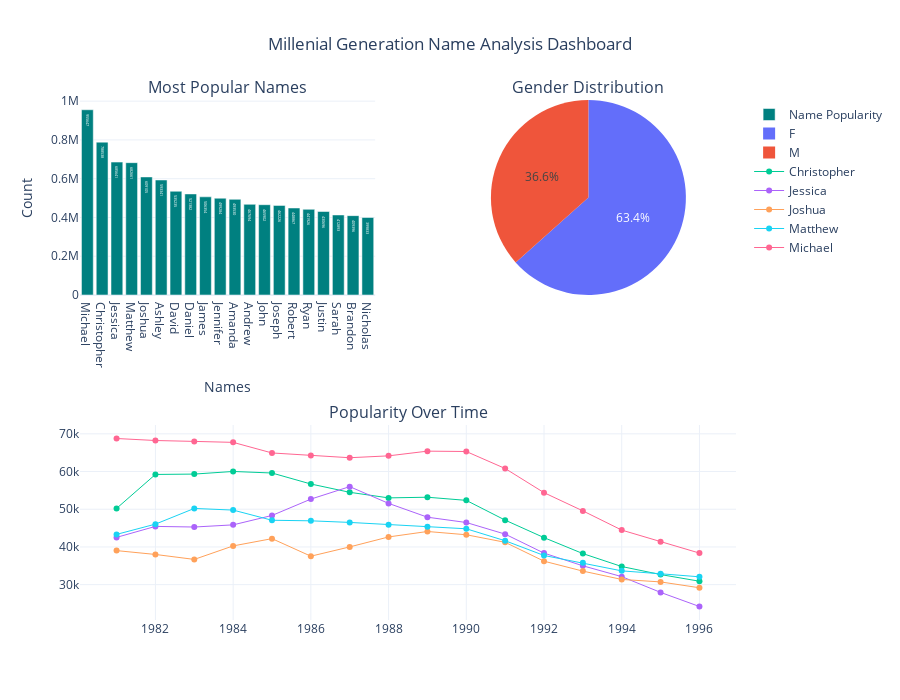

The notebook cell this image was saved under:
### Markdown cell above
## Millennial Generation (1981 - 1996)

### Code cell
# Filter the DataFrame for The Millennial Generation years
df_millennial_generation = df_baby_names[["Name", "Year", "Gender", "Count"]][
    (df_baby_names.Year >= 1981) & (df_baby_names.Year <= 1996)
]

# Group by "Name" and "Gender" to calculate the total count for each gender
grouped = df_millennial_generation.groupby(["Name", "Gender"], as_index=False).agg({"Count": "sum"})

# Find the most popular gender for each name
most_popular_gender = (
    grouped.loc[grouped.groupby("Name")["Count"].idxmax()] 
    .rename(columns={"Count": "MaxGenderCount"})           
    [["Name", "Gender"]]                                   
)

# Merge the most popular gender back into the original DataFrame
df_millennial_generation = (
    df_millennial_generation.groupby("Name", as_index=False)
    .agg({
        "Year": "min",         
        "Count": "sum"         
    })
    .merge(most_popular_gender, on="Name", how="left")    
)

# Sort by Count in descending order
df_millennial_generation = df_millennial_generation.sort_values(by="Count", ascending=False)

bar_chart = go.Bar(
    x=df_millennial_generation.iloc[:20]["Name"],
    y=df_millennial_generation.iloc[:20]["Count"],
    text=df_millennial_generation["Count"],
    textposition='auto',
    name="Name Popularity",
    marker=dict(color='teal')
)

gender_distribution = df_millennial_generation["Gender"].value_counts()
pie_chart = go.Pie(
    labels=gender_distribution.index,
    values=gender_distribution.values,
    name="Gender Distribution"
)

# Retrieves the 5 most popular names for the Generation
df_line_chart_name = df_millennial_generation.iloc[:5][["Name", "Gender"]] 

# Return only the names in the previous dataset from the original dataset
df_filtered = df_baby_names[df_baby_names["Name"].isin(df_line_chart_name["Name"])] 

# Filter the filtered dataset to only return the years between 1981 and 1996
df_filtered = df_filtered[(df_filtered["Year"] >= 1981) & (df_filtered["Year"] <= 1996)]

# Return all the fields Name, Year, Count, Gender
df_line_chart = df_filtered[["Name", "Year", "Count", "Gender"]] 

# Merge the previous df_line_chart_name with df_line_chart to return the right names with most popular gender by years in the generation
df_line_chart_actual = pd.merge(df_line_chart, df_line_chart_name, on=['Name', 'Gender'], how='inner')

line_chart = go.Figure()

# Group by "Name" and iterate through the groups directly
for name, group in df_line_chart_actual.groupby("Name"):
    line_chart.add_trace(go.Scatter(
        x=group["Year"],
        y=group["Count"],
        mode='lines+markers',
        name=name, 
        line=dict(width=1),
        marker=dict(size=6),
        text=group["Name"] 
    ))

# Update Layout for Better Visualization
line_chart.update_layout(
    title="Popularity of Names Over Time",
    xaxis_title="Year",
    yaxis_title="Count",
    template="plotly_white",
    showlegend=True,
)

# Create a Subplot Layout
fig = make_subplots(
    rows=2, cols=2,
    specs=[[{"type": "bar"}, {"type": "pie"}], [{"type": "scatter", "colspan": 2}, None]],
    subplot_titles=("Most Popular Names", "Gender Distribution", "Popularity Over Time")
)

# Add the Bar Chart and Pie Chart to the Subplot
fig.add_trace(bar_chart, row=1, col=1)
fig.add_trace(pie_chart, row=1, col=2)

# Add the scatter plot from the line_chart to the subplot
for trace in line_chart.data:
    fig.add_trace(trace, row=2, col=1)

# Update Layout for Better Visualization
fig.update_layout(
    title_text="Millenial Generation Name Analysis Dashboard",
    title_x=0.5,
    height=700,
    showlegend=True,
    template="plotly_white",
    xaxis_title="Names",
    yaxis_title="Count"
)
# Display the Dashboard
fig.show()

### Figure 1 — Plotly figure (JSON) as saved in the notebook; plotly's stock layout.template omitted (floating-point values rounded to 4 significant figures; data arrays with more than 128 entries replaced by an {"elided": "..."} marker saying what was removed)
{"data": [{"marker": {"color": "teal"}, "name": "Name Popularity", "text": {"elided": "46635 int values"}, "textposition": "auto", "type": "bar", "x": ["Michael", "Christopher", "Jessica", "Matthew", "Joshua", "Ashley", "David", "Daniel", "James", "Jennifer", "Amanda", "Andrew", "John", "Joseph", "Robert", "Ryan", "Justin", "Sarah", "Brandon", "Nicholas"], "xaxis": "x", "y": [955647, 788538, 685641, 682661, 609105, 593341, 535235, 521382, 506354, 499284, 493530, 467694, 465902, 462226, 448867, 441926, 430696, 412893, 409396, 399833], "yaxis": "y"}, {"domain": {"x": [0.55, 1], "y": [0.625, 1]}, "labels": ["F", "M"], "name": "Gender Distribution", "type": "pie", "values": [29570, 17065]}, {"line": {"width": 1}, "marker": {"size": 6}, "mode": "lines+markers", "name": "Christopher", "text": ["Christopher", "Christopher", "Christopher", "Christopher", "Christopher", "Christopher", "Christopher", "Christopher", "Christopher", "Christopher", "Christopher", "Christopher", "Christopher", "Christopher", "Christopher", "Christopher"], "type": "scatter", "x": [1981, 1982, 1983, 1984, 1985, 1986, 1987, 1988, 1989, 1990, 1991, 1992, 1993, 1994, 1995, 1996], "xaxis": "x2", "y": [50220, 59230, 59326, 60022, 59611, 56694, 54493, 53013, 53185, 52354, 47109, 42466, 38235, 34805, 32675, 30903], "yaxis": "y2"}, {"line": {"width": 1}, "marker": {"size": 6}, "mode": "lines+markers", "name": "Jessica", "text": ["Jessica", "Jessica", "Jessica", "Jessica", "Jessica", "Jessica", "Jessica", "Jessica", "Jessica", "Jessica", "Jessica", "Jessica", "Jessica", "Jessica", "Jessica", "Jessica"], "type": "scatter", "x": [1981, 1982, 1983, 1984, 1985, 1986, 1987, 1988, 1989, 1990, 1991, 1992, 1993, 1994, 1995, 1996], "xaxis": "x2", "y": [42534, 45448, 45281, 45857, 48348, 52684, 55996, 51555, 47889, 46480, 43396, 38360, 34993, 32122, 27939, 24199], "yaxis": "y2"}, {"line": {"width": 1}, "marker": {"size": 6}, "mode": "lines+markers", "name": "Joshua", "text": ["Joshua", "Joshua", "Joshua", "Joshua", "Joshua", "Joshua", "Joshua", "Joshua", "Joshua", "Joshua", "Joshua", "Joshua", "Joshua", "Joshua", "Joshua", "Joshua"], "type": "scatter", "x": [1981, 1982, 1983, 1984, 1985, 1986, 1987, 1988, 1989, 1990, 1991, 1992, 1993, 1994, 1995, 1996], "xaxis": "x2", "y": [39028, 38004, 36689, 40269, 42199, 37541, 40003, 42651, 44098, 43230, 41226, 36218, 33587, 31374, 30719, 29173], "yaxis": "y2"}, {"line": {"width": 1}, "marker": {"size": 6}, "mode": "lines+markers", "name": "Matthew", "text": ["Matthew", "Matthew", "Matthew", "Matthew", "Matthew", "Matthew", "Matthew", "Matthew", "Matthew", "Matthew", "Matthew", "Matthew", "Matthew", "Matthew", "Matthew", "Matthew"], "type": "scatter", "x": [1981, 1982, 1983, 1984, 1985, 1986, 1987, 1988, 1989, 1990, 1991, 1992, 1993, 1994, 1995, 1996], "xaxis": "x2", "y": [43326, 46050, 50210, 49773, 47079, 46927, 46506, 45873, 45375, 44814, 41643, 37733, 35778, 33651, 32878, 32076], "yaxis": "y2"}, {"line": {"width": 1}, "marker": {"size": 6}, "mode": "lines+markers", "name": "Michael", "text": ["Michael", "Michael", "Michael", "Michael", "Michael", "Michael", "Michael", "Michael", "Michael", "Michael", "Michael", "Michael", "Michael", "Michael", "Michael", "Michael"], "type": "scatter", "x": [1981, 1982, 1983, 1984, 1985, 1986, 1987, 1988, 1989, 1990, 1991, 1992, 1993, 1994, 1995, 1996], "xaxis": "x2", "y": [68765, 68231, 67996, 67742, 64930, 64227, 63663, 64163, 65409, 65313, 60803, 54399, 49562, 44470, 41408, 38369], "yaxis": "y2"}], "layout": {"annotations": [{"font": {"size": 16}, "showarrow": false, "text": "Most Popular Names", "x": 0.225, "xanchor": "center", "xref": "paper", "y": 1, "yanchor": "bottom", "yref": "paper"}, {"font": {"size": 16}, "showarrow": false, "text": "Gender Distribution", "x": 0.775, "xanchor": "center", "xref": "paper", "y": 1, "yanchor": "bottom", "yref": "paper"}, {"font": {"size": 16}, "showarrow": false, "text": "Popularity Over Time", "x": 0.5, "xanchor": "center", "xref": "paper", "y": 0.375, "yanchor": "bottom", "yref": "paper"}], "height": 700, "showlegend": true, "title": {"text": "Millenial Generation Name Analysis Dashboard", "x": 0.5}, "xaxis": {"anchor": "y", "domain": [0, 0.45], "title": {"text": "Names"}}, "xaxis2": {"anchor": "y2", "domain": [0, 1]}, "yaxis": {"anchor": "x", "domain": [0.625, 1], "title": {"text": "Count"}}, "yaxis2": {"anchor": "x2", "domain": [0, 0.375]}}}
